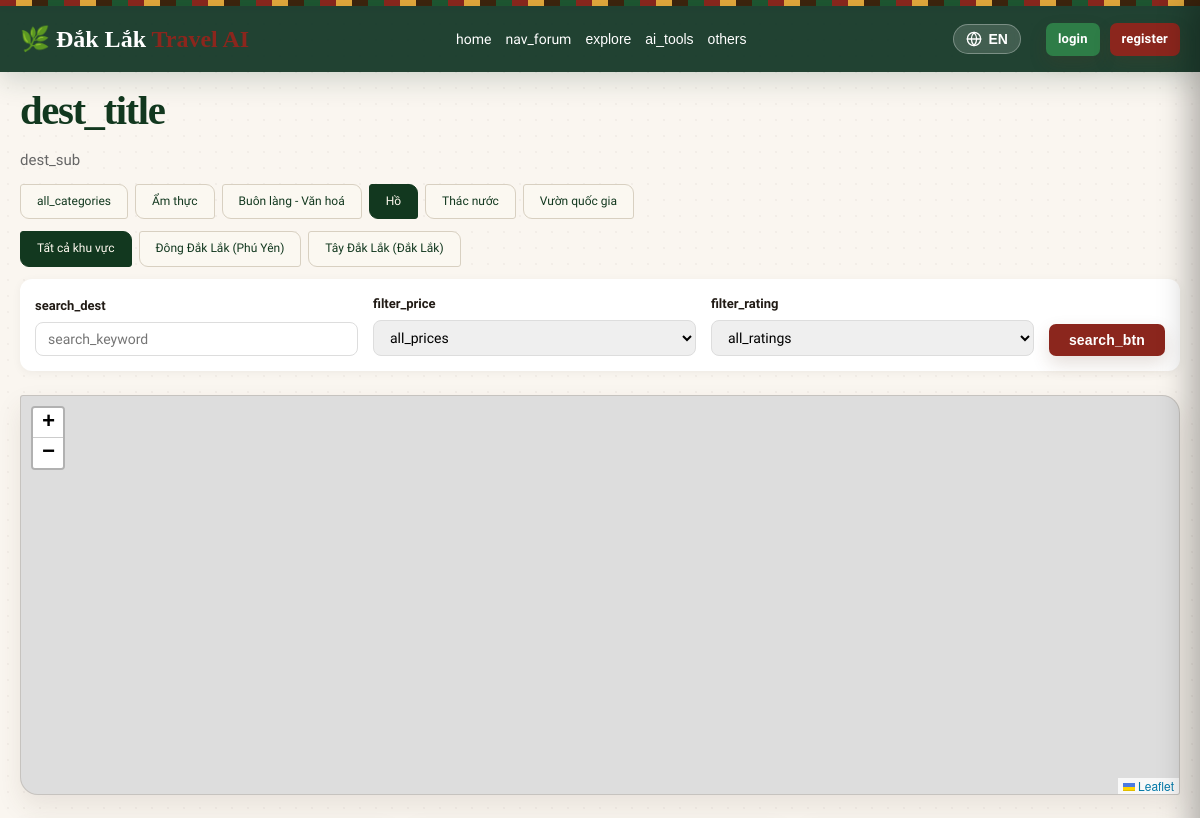
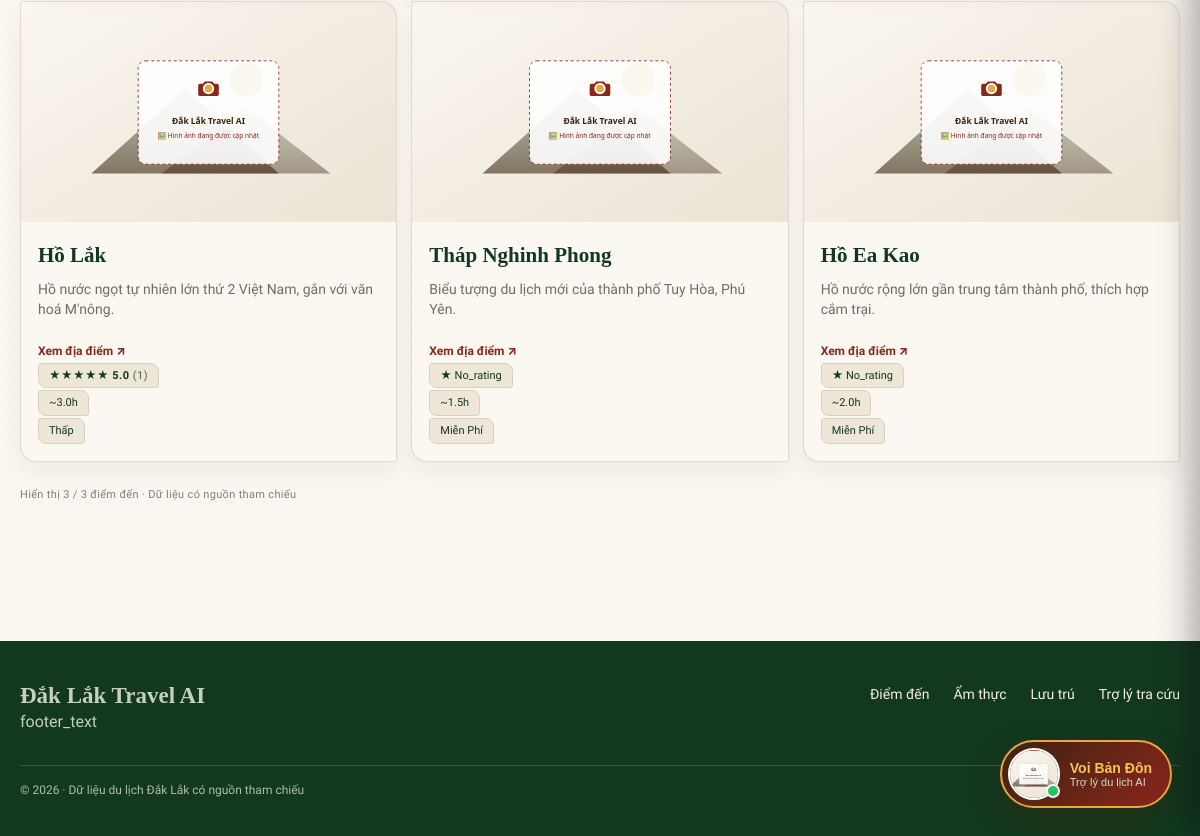
Page /destinations.php?cat=2 on the earlier database version (2 pictures, top to bottom).
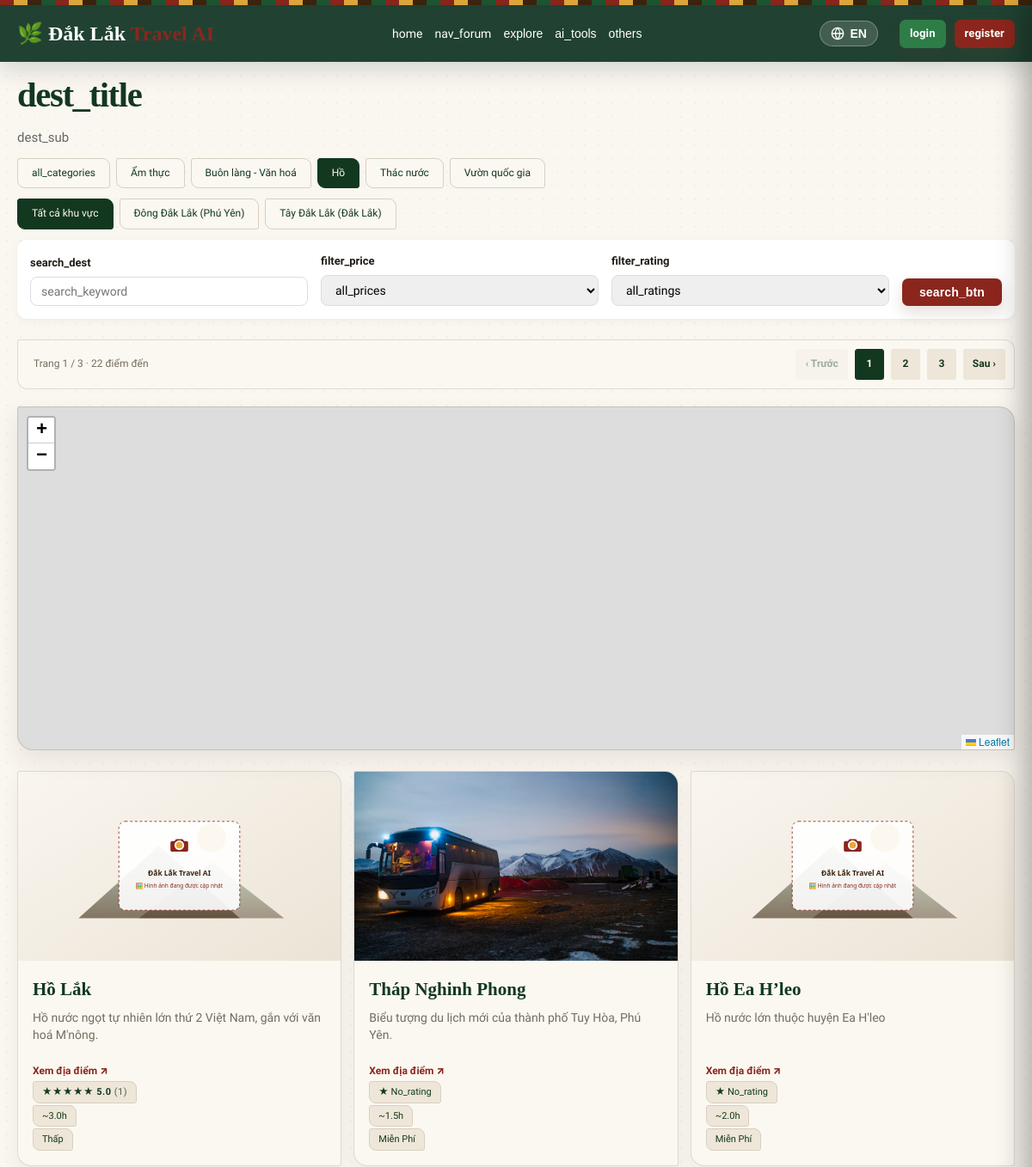
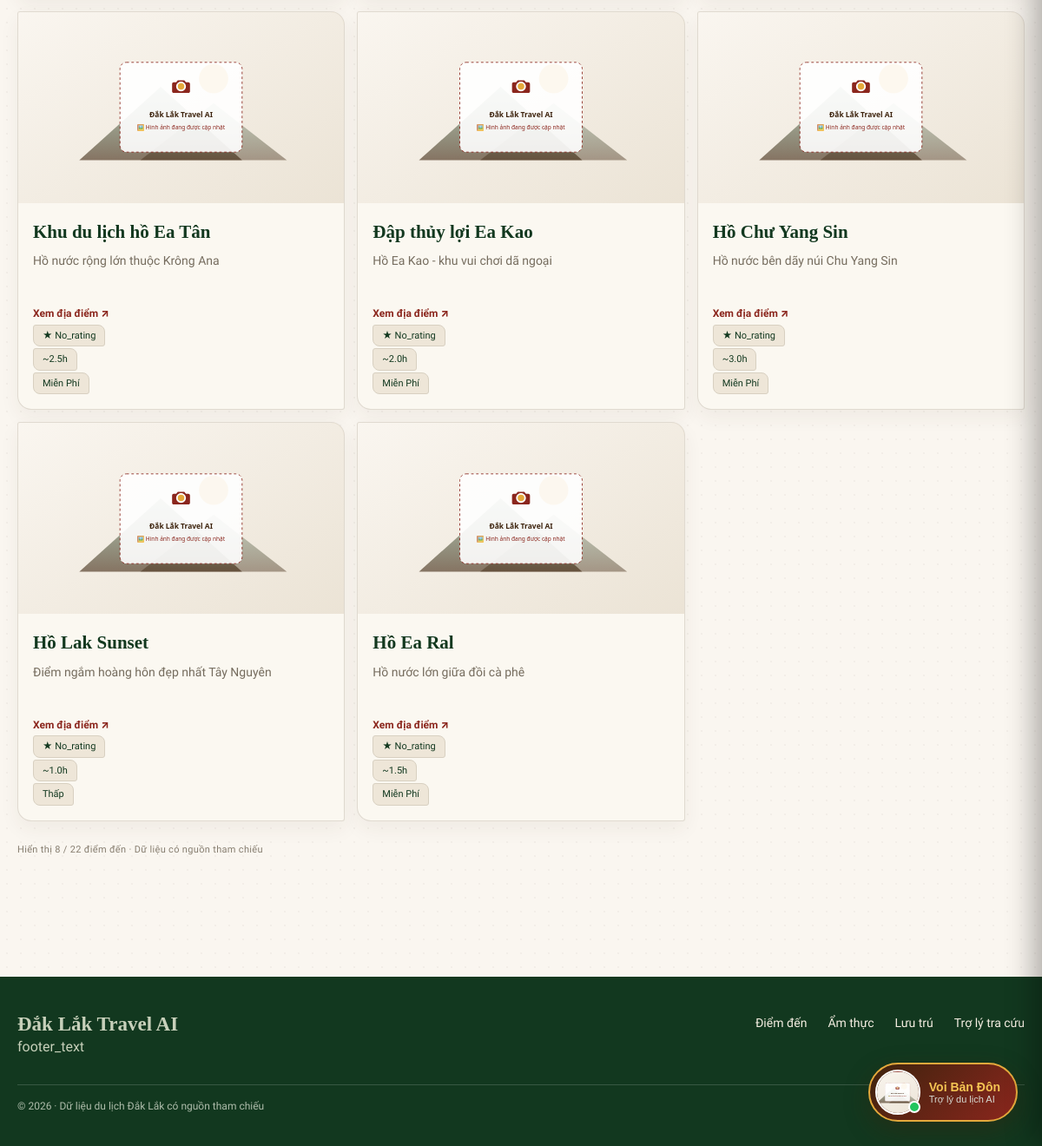
Same page on the later database version (2 pictures, top to bottom).
### tables this page shows
CREATE TABLE `categories` (
  `id` int(11) NOT NULL,
  `name` varchar(100) NOT NULL,
  `name_en` varchar(255) DEFAULT NULL,
  `slug` varchar(100) NOT NULL
);

CREATE TABLE `destinations` (
  `id` int(11) NOT NULL,
  `category_id` int(11) DEFAULT NULL,
  `name` varchar(200) NOT NULL,
  `name_en` varchar(255) DEFAULT NULL,
  `slug` varchar(200) NOT NULL,
  `short_desc` varchar(500) DEFAULT NULL,
  `short_desc_en` text DEFAULT NULL,
  `description` text DEFAULT NULL,
  `description_en` text DEFAULT NULL,
  `address` varchar(255) DEFAULT NULL,
  `province` varchar(100) DEFAULT NULL,
  `region` enum('east','west') DEFAULT NULL,
  `opening_hours` text DEFAULT NULL,
  `entrance_fee_min` decimal(12,2) DEFAULT NULL,
  `entrance_fee_max` decimal(12,2) DEFAULT NULL,
  `contact_phone` varchar(50) DEFAULT NULL,
  `source_url` varchar(500) DEFAULT NULL,
  `last_verified_at` date DEFAULT NULL,
  `image_url` varchar(500) DEFAULT NULL,
  `is_featured` tinyint(1) DEFAULT 0,
  `image_360_url` varchar(500) DEFAULT NULL,
  `avg_visit_hours` decimal(4,1) DEFAULT 2.0,
  `price_level` enum('free','low','medium','high') DEFAULT 'low',
  `rating` decimal(2,1) DEFAULT 4.5,
  `latitude` decimal(10,6) DEFAULT NULL,
  `longitude` decimal(10,6) DEFAULT NULL,
  `virtual_tour_enabled` tinyint(1) NOT NULL DEFAULT 0,
  `virtual_tour_type` varchar(50) DEFAULT 'pannellum',
  `audio_guide_url` varchar(500) DEFAULT NULL,
  `tags` varchar(255) DEFAULT NULL,
  `created_at` timestamp NOT NULL DEFAULT current_timestamp(),
  `updated_at` timestamp NULL DEFAULT current_timestamp() ON UPDATE current_timestamp(),
  `place_id` varchar(255) DEFAULT NULL,
  `indoor_type` enum('indoor','outdoor','mixed') DEFAULT NULL,
  `weather_sensitivity` tinyint(4) DEFAULT NULL
);

### includes/functions.php (called while the page is built, shortened)
<?php
function __(string $key): string
{
    static $langArr = null;
    if ($langArr === null) {
        $langCode = $_SESSION['lang'] ?? 'vi';
        $langFile = __DIR__ . '/lang_' . $langCode . '.php';
        if (file_exists($langFile)) {
            $langArr = require $langFile;
        } else {
            $langArr = require __DIR__ . '/lang_vi.php';
        }
    }
    return $langArr[$key] ?? $key;
}
function url(string $path): string
{
    if (str_starts_with($path, 'http://') || str_starts_with($path, 'https://')) {
        return $path;
    }
    return BASE_URL . (str_starts_with($path, '/') ? $path : '/' . $path);
}
function e(?string $str): string
{
    return htmlspecialchars($str ?? '', ENT_QUOTES, 'UTF-8');
}
function priceLevelVi(?string $level): string
{
    $isEn = ($_SESSION['lang'] ?? 'vi') === 'en';
    return match(strtolower(trim($level ?? ''))) {
        'free'   => $isEn ? 'Free' : 'Miễn phí',
        'low'    => $isEn ? 'Low' : 'Thấp',
        'medium' => $isEn ? 'Medium' : 'Trung bình',
        'high'   => $isEn ? 'High' : 'Cao',
        default  => $level ?? '',
    };
}
function translateDbRow(array $row, array $fields): array
{
    return $row;
}
function getAllCategories(): array
{
    $db = getDB();
    $rows = $db->query("SELECT * FROM categories ORDER BY name")->fetchAll();
    return $rows;
}
function getAllDestinations(?int $categoryId = null, string $keyword = '', string $priceLevel = '', float $minRating = 0, int $limit = 0, int $offset = 0, string $region = ''): array
{
    $db = getDB();
    $sql = "
        SELECT d.*,
               COALESCE(AVG(r.rating), d.rating)          AS display_rating,
               ROUND(AVG(r.rating), 1)                    AS avg_rating,
               COUNT(r.id)                                AS review_count
        FROM destinations d
        LEFT JOIN reviews r ON r.destination_id = d.id
        WHERE 1=1
    ";
    $params = [];
    if ($categoryId) {
        $sql .= " AND d.category_id = ?";
        $params[] = $categoryId;
    }
    $sql .= " GROUP BY d.id";
    $sql .= " ORDER BY display_rating DESC";
    if ($limit > 0) {
        $sql .= " LIMIT $limit OFFSET $offset";
    }
    $stmt = $db->prepare($sql);
    $stmt->execute($params);
    $rows = $stmt->fetchAll();
    return $rows;
}
function getTotalDestinations(?int $categoryId = null, string $keyword = '', string $priceLevel = '', float $minRating = 0, string $region = ''): int
{
    $db = getDB();
    $sql = "
        SELECT COUNT(DISTINCT d.id)
        FROM destinations d
        LEFT JOIN reviews r ON r.destination_id = d.id
        WHERE 1=1
    ";
    $params = [];
    if ($categoryId) {
        $sql .= " AND d.category_id = ?";
        $params[] = $categoryId;
    }
    $stmt = $db->prepare($sql);
    $stmt->execute($params);
    return (int)$stmt->fetchColumn();
}

### public/destinations.php (the view, shortened to what the changed rows need)
<?php
require_once __DIR__ . '/../includes/functions.php';
$categories = getAllCategories();
$catId = isset($_GET['cat']) && $_GET['cat'] !== '' ? (int) $_GET['cat'] : null;
$keyword = trim($_GET['q'] ?? '');
$priceLevel = $_GET['price'] ?? '';
$minRating = isset($_GET['rating']) ? (float) $_GET['rating'] : 0;
$region = in_array($_GET['region'] ?? '', ['east', 'west'], true) ? $_GET['region'] : '';
$page = isset($_GET['page']) && (int)$_GET['page'] > 0 ? (int)$_GET['page'] : 1;
$limit = 8;
$offset = ($page - 1) * $limit;
$totalDestinations = getTotalDestinations($catId, $keyword, $priceLevel, $minRating, $region);
$totalPages = ceil($totalDestinations / $limit);
$paginationParams = $_GET;
unset($paginationParams['page']);
$destinations = getAllDestinations($catId, $keyword, $priceLevel, $minRating, $limit, $offset, $region);
function renderStarsBadge(?float $rating, int $count): string
{
    if ($rating === null || $count === 0) {
        return '<span class="badge badge-norating">★ ' . __('no_rating') . '</span>';
    }
    $full  = (int) round($rating);
    $stars = str_repeat('★', $full) . str_repeat('☆', 5 - $full);
    return '<span class="badge badge-rating">' . $stars . ' ' . number_format($rating, 1) . ' <span class="rev-cnt">(' . $count . ')</span></span>';
}
include __DIR__ . '/../includes/header.php';
?>
<link rel="stylesheet" href="https://unpkg.com/leaflet@1.9.4/dist/leaflet.css" />
<link rel="stylesheet" href="https://unpkg.com/leaflet.markercluster@1.5.3/dist/MarkerCluster.css" />
<link rel="stylesheet" href="https://unpkg.com/leaflet.markercluster@1.5.3/dist/MarkerCluster.Default.css" />
<div class="catalog-page catalog-destinations">
<h1 class="section-title"><?= __('dest_title') ?></h1>
<p class="section-sub catalog-lede"><?= __('dest_sub') ?></p>
<div class="pills" style="margin-bottom: 10px;">
  <a href="<?= url('/diem-den') ?>" class="pill <?= $catId === null ? 'active' : '' ?>"><?= __('all_categories') ?></a>
  <?php foreach ($categories as $c): ?>
    <a href="<?= url('/diem-den') ?>?cat=<?= e((string) $c['id']) ?>"
      class="pill <?= $catId === (int) $c['id'] ? 'active' : '' ?>">
      <?= e($c['name']) ?>
    </a>
  <?php endforeach; ?>
</div>
<div class="pills region-pills" aria-label="Lọc theo khu vực">
  <?php $regionParams = $_GET; unset($regionParams['page']); ?>
  <a href="<?= url('/diem-den') . ($regionParams ? '?' . e(http_build_query(array_diff_key($regionParams, ['region' => true]))) : '') ?>" class="pill <?= $region === '' ? 'active' : '' ?>">Tất cả khu vực</a>
  <?php foreach (['east' => 'Đông Đắk Lắk (Phú Yên)', 'west' => 'Tây Đắk Lắk (Đắk Lắk)'] as $regionKey => $regionLabel): ?>
    <?php $regionLinkParams = array_diff_key($regionParams, ['region' => true]); $regionLinkParams['region'] = $regionKey; ?>
    <a href="<?= url('/diem-den') . '?' . e(http_build_query($regionLinkParams)) ?>" class="pill <?= $region === $regionKey ? 'active' : '' ?>"><?= $regionLabel ?></a>
  <?php endforeach; ?>
</div>
<div style="background: white; padding: 15px; border-radius: 12px; box-shadow: 0 2px 10px rgba(0,0,0,0.05); margin-bottom: 24px;">
  <form method="get" action="<?= url('/diem-den') ?>" style="display: flex; gap: 15px; flex-wrap: wrap; align-items: flex-end;">
  </form>
</div>
<?php if ($totalPages > 1): ?>
<nav class="destination-pagination" aria-label="Phân trang điểm đến">
  <span class="destination-pagination__status">Trang <?= (int)$page ?> / <?= (int)$totalPages ?> · <?= (int)$totalDestinations ?> điểm đến</span>
  <?php $prevParams = $paginationParams; $prevParams['page'] = max(1, $page - 1); ?>
  <a class="destination-pagination__link <?= $page <= 1 ? 'is-disabled' : '' ?>" href="<?= url('/diem-den') . '?' . e(http_build_query($prevParams)) ?>" aria-label="Trang trước">‹ Trước</a>
  <?php for ($i = 1; $i <= $totalPages; $i++): $pageParams = $paginationParams; $pageParams['page'] = $i; ?>
    <a class="destination-pagination__link <?= $i === $page ? 'is-current' : '' ?>" href="<?= url('/diem-den') . '?' . e(http_build_query($pageParams)) ?>" <?= $i === $page ? 'aria-current="page"' : '' ?>><?= $i ?></a>
  <?php endfor; ?>
  <?php $nextParams = $paginationParams; $nextParams['page'] = min($totalPages, $page + 1); ?>
  <a class="destination-pagination__link <?= $page >= $totalPages ? 'is-disabled' : '' ?>" href="<?= url('/diem-den') . '?' . e(http_build_query($nextParams)) ?>" aria-label="Trang sau">Sau ›</a>
</nav>
<?php endif; ?>
<div id="destinations-map" style="height: 400px; border-radius: var(--radius); margin-bottom: 24px; box-shadow: 0 2px 10px rgba(0, 0, 0, .06); z-index: 1;"></div>
<div class="grid catalog-grid">
  <?php foreach ($destinations as $d): ?>
    <a href="<?= url('/diem-den/' . $d['slug']) ?>" class="card catalog-card">
      <div class="card-img">
        <?php if (!empty($d['image_url'])): ?>
          <img src="<?= url($d['image_url']) ?>" alt="<?= e($d['name']) ?>" style="width:100%;height:100%;object-fit:cover;" onerror="this.onerror=null;this.src='<?= url('/assets/images/placeholder.svg') ?>';">
        <?php else: ?>
          🌄
        <?php endif; ?>
      </div>
      <div class="card-body">
        <h3><?= e($d['name']) ?></h3>
        <p><?= e($d['short_desc']) ?></p>
        <span class="catalog-card-link">Xem địa điểm <span aria-hidden="true">↗</span></span>
        <?= renderStarsBadge(
            $d['avg_rating'] !== null ? (float)$d['avg_rating'] : null,
            (int)$d['review_count']
        ) ?>
        <span class="badge">~<?= e((string) $d['avg_visit_hours']) ?>h</span>
        <span class="badge"><?= e(priceLevelVi($d['price_level'])) ?></span>
      </div>
    </a>
  <?php endforeach; ?>
</div>
<p class="catalog-footer-note">Hiển thị <?= count($destinations) ?> / <?= (int)$totalDestinations ?> điểm đến · Dữ liệu có nguồn tham chiếu</p>
</div>
<?php include __DIR__ . '/../includes/footer.php'; ?>

Differences in the rows shown:
no longer on this page (row edited): destinations: name "Hồ Ea Kao", short_desc "Hồ nước rộng lớn gần trung tâm thành phố, thích hợp cắm trại.", avg_visit_hours "2.0", price_level "Miễn Phí"
changed destinations "Tháp Nghinh Phong": image_url: picture added in place of a placeholder
added destinations: name "Hồ Ea H’leo", short_desc "Hồ nước lớn thuộc huyện Ea H'leo", avg_visit_hours "2.0", price_level "Miễn Phí"
added destinations: name "Khu du lịch hồ Ea Tân", short_desc "Hồ nước rộng lớn thuộc Krông Ana", avg_visit_hours "2.5", price_level "Miễn Phí"
added destinations: name "Đập thủy lợi Ea Kao", short_desc "Hồ Ea Kao - khu vui chơi dã ngoại", avg_visit_hours "2.0", price_level "Miễn Phí"
added destinations: name "Hồ Chư Yang Sin", short_desc "Hồ nước bên dãy núi Chu Yang Sin", avg_visit_hours "3.0", price_level "Miễn Phí"
added destinations: name "Hồ Lak Sunset", short_desc "Điểm ngắm hoàng hôn đẹp nhất Tây Nguyên", avg_visit_hours "1.0", price_level "Thấp"
added destinations: name "Hồ Ea Ral", short_desc "Hồ nước lớn giữa đồi cà phê", avg_visit_hours "1.5", price_level "Miễn Phí"
Other differences:
$page: (not shown) → "1"
$totalPages: (not shown) → "3"
$totalDestinations: (not shown) → "22"
count($destinations): "3" → "8"
$totalDestinations: "3" → "22"
text now shown: "Trang / · điểm đến ‹ Trước Sau ›"
new list line: "1"
new list line: "2"
new list line: "3"
